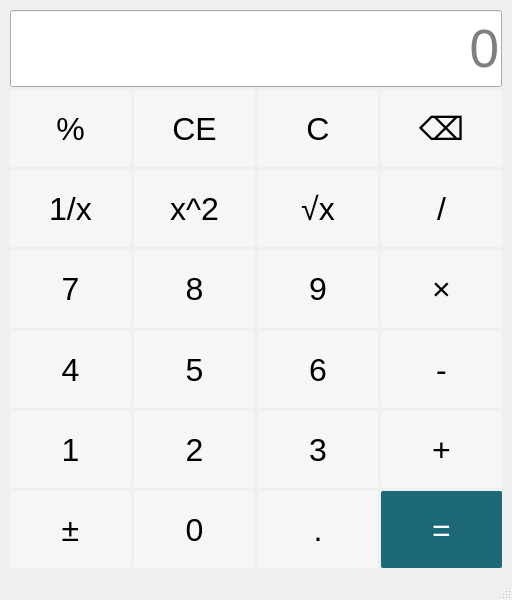
<?xml version="1.0" encoding="UTF-8"?>
<ui version="4.0">
 <class>MainWindow</class>
 <widget class="QMainWindow" name="MainWindow">
  <property name="geometry">
   <rect>
    <x>0</x>
    <y>0</y>
    <width>512</width>
    <height>600</height>
   </rect>
  </property>
  <property name="windowTitle">
   <string>计算器-张耿亮-2023414290336</string>
  </property>
  <property name="styleSheet">
   <string notr="true">QPushButton{
	background-color:rgb(246, 246, 246);
	font-size:24pt;
	color:black;
	border-radius:2px;	
}

QPushButton::hover{
	background-color:rgb(222, 255, 222);
}

QPushButton::pressed{
	background-color:rgb(191, 255, 191);
}

QLineEdit{
	font-size:40pt;
	color:black;
}</string>
  </property>
  <widget class="QWidget" name="centralwidget">
   <layout class="QVBoxLayout" name="verticalLayout">
    <item>
     <layout class="QGridLayout" name="gridLayout_2">
      <property name="leftMargin">
       <number>1</number>
      </property>
      <property name="topMargin">
       <number>1</number>
      </property>
      <property name="rightMargin">
       <number>1</number>
      </property>
      <property name="bottomMargin">
       <number>1</number>
      </property>
      <property name="spacing">
       <number>3</number>
      </property>
      <item row="2" column="3">
       <widget class="QPushButton" name="btnDivide">
        <property name="sizePolicy">
         <sizepolicy hsizetype="Minimum" vsizetype="Preferred">
          <horstretch>0</horstretch>
          <verstretch>0</verstretch>
         </sizepolicy>
        </property>
        <property name="text">
         <string>/</string>
        </property>
       </widget>
      </item>
      <item row="1" column="2">
       <widget class="QPushButton" name="btnClear">
        <property name="sizePolicy">
         <sizepolicy hsizetype="Minimum" vsizetype="Preferred">
          <horstretch>0</horstretch>
          <verstretch>0</verstretch>
         </sizepolicy>
        </property>
        <property name="text">
         <string>C</string>
        </property>
       </widget>
      </item>
      <item row="4" column="3">
       <widget class="QPushButton" name="btnMinus">
        <property name="sizePolicy">
         <sizepolicy hsizetype="Minimum" vsizetype="Preferred">
          <horstretch>0</horstretch>
          <verstretch>0</verstretch>
         </sizepolicy>
        </property>
        <property name="text">
         <string>-</string>
        </property>
       </widget>
      </item>
      <item row="3" column="2">
       <widget class="QPushButton" name="btnNum9">
        <property name="sizePolicy">
         <sizepolicy hsizetype="Minimum" vsizetype="Preferred">
          <horstretch>0</horstretch>
          <verstretch>0</verstretch>
         </sizepolicy>
        </property>
        <property name="text">
         <string>9</string>
        </property>
       </widget>
      </item>
      <item row="6" column="3">
       <widget class="QPushButton" name="btnEqual">
        <property name="sizePolicy">
         <sizepolicy hsizetype="Minimum" vsizetype="Preferred">
          <horstretch>0</horstretch>
          <verstretch>0</verstretch>
         </sizepolicy>
        </property>
        <property name="styleSheet">
         <string notr="true">QPushButton{
	background-color:rgb(29, 105, 120);
	color:white;
}

QPushButton::hover{
	background-color:rgb(51, 119, 133);
}

QPushButton::pressed{
	background-color:rgb(72, 133, 145);
}</string>
        </property>
        <property name="text">
         <string>=</string>
        </property>
       </widget>
      </item>
      <item row="5" column="2">
       <widget class="QPushButton" name="btnNum3">
        <property name="sizePolicy">
         <sizepolicy hsizetype="Minimum" vsizetype="Preferred">
          <horstretch>0</horstretch>
          <verstretch>0</verstretch>
         </sizepolicy>
        </property>
        <property name="text">
         <string>3</string>
        </property>
       </widget>
      </item>
      <item row="3" column="1">
       <widget class="QPushButton" name="btnNum8">
        <property name="sizePolicy">
         <sizepolicy hsizetype="Minimum" vsizetype="Preferred">
          <horstretch>0</horstretch>
          <verstretch>0</verstretch>
         </sizepolicy>
        </property>
        <property name="text">
         <string>8</string>
        </property>
       </widget>
      </item>
      <item row="4" column="2">
       <widget class="QPushButton" name="btnNum6">
        <property name="sizePolicy">
         <sizepolicy hsizetype="Minimum" vsizetype="Preferred">
          <horstretch>0</horstretch>
          <verstretch>0</verstretch>
         </sizepolicy>
        </property>
        <property name="text">
         <string>6</string>
        </property>
       </widget>
      </item>
      <item row="6" column="1">
       <widget class="QPushButton" name="btnNum0">
        <property name="sizePolicy">
         <sizepolicy hsizetype="Minimum" vsizetype="Preferred">
          <horstretch>0</horstretch>
          <verstretch>0</verstretch>
         </sizepolicy>
        </property>
        <property name="text">
         <string>0</string>
        </property>
       </widget>
      </item>
      <item row="3" column="3">
       <widget class="QPushButton" name="btnMultiply">
        <property name="sizePolicy">
         <sizepolicy hsizetype="Minimum" vsizetype="Preferred">
          <horstretch>0</horstretch>
          <verstretch>0</verstretch>
         </sizepolicy>
        </property>
        <property name="text">
         <string>×</string>
        </property>
       </widget>
      </item>
      <item row="2" column="0">
       <widget class="QPushButton" name="btnInverse">
        <property name="sizePolicy">
         <sizepolicy hsizetype="Minimum" vsizetype="Preferred">
          <horstretch>0</horstretch>
          <verstretch>0</verstretch>
         </sizepolicy>
        </property>
        <property name="text">
         <string>1/x</string>
        </property>
       </widget>
      </item>
      <item row="5" column="1">
       <widget class="QPushButton" name="btnNum2">
        <property name="sizePolicy">
         <sizepolicy hsizetype="Minimum" vsizetype="Preferred">
          <horstretch>0</horstretch>
          <verstretch>0</verstretch>
         </sizepolicy>
        </property>
        <property name="text">
         <string>2</string>
        </property>
       </widget>
      </item>
      <item row="2" column="2">
       <widget class="QPushButton" name="btnSquareRoot">
        <property name="sizePolicy">
         <sizepolicy hsizetype="Minimum" vsizetype="Preferred">
          <horstretch>0</horstretch>
          <verstretch>0</verstretch>
         </sizepolicy>
        </property>
        <property name="text">
         <string>√x</string>
        </property>
       </widget>
      </item>
      <item row="6" column="0">
       <widget class="QPushButton" name="btnSign">
        <property name="sizePolicy">
         <sizepolicy hsizetype="Minimum" vsizetype="Preferred">
          <horstretch>0</horstretch>
          <verstretch>0</verstretch>
         </sizepolicy>
        </property>
        <property name="text">
         <string>±</string>
        </property>
       </widget>
      </item>
      <item row="1" column="3">
       <widget class="QPushButton" name="btnDelete">
        <property name="sizePolicy">
         <sizepolicy hsizetype="Minimum" vsizetype="Preferred">
          <horstretch>0</horstretch>
          <verstretch>0</verstretch>
         </sizepolicy>
        </property>
        <property name="text">
         <string>⌫</string>
        </property>
       </widget>
      </item>
      <item row="1" column="1">
       <widget class="QPushButton" name="btnCLearAll">
        <property name="sizePolicy">
         <sizepolicy hsizetype="Minimum" vsizetype="Preferred">
          <horstretch>0</horstretch>
          <verstretch>0</verstretch>
         </sizepolicy>
        </property>
        <property name="text">
         <string>CE</string>
        </property>
       </widget>
      </item>
      <item row="4" column="0">
       <widget class="QPushButton" name="btnNum4">
        <property name="sizePolicy">
         <sizepolicy hsizetype="Minimum" vsizetype="Preferred">
          <horstretch>0</horstretch>
          <verstretch>0</verstretch>
         </sizepolicy>
        </property>
        <property name="text">
         <string>4</string>
        </property>
       </widget>
      </item>
      <item row="1" column="0">
       <widget class="QPushButton" name="btnPercent">
        <property name="sizePolicy">
         <sizepolicy hsizetype="Minimum" vsizetype="Preferred">
          <horstretch>0</horstretch>
          <verstretch>0</verstretch>
         </sizepolicy>
        </property>
        <property name="text">
         <string>%</string>
        </property>
       </widget>
      </item>
      <item row="5" column="0">
       <widget class="QPushButton" name="btnNum1">
        <property name="sizePolicy">
         <sizepolicy hsizetype="Minimum" vsizetype="Preferred">
          <horstretch>0</horstretch>
          <verstretch>0</verstretch>
         </sizepolicy>
        </property>
        <property name="text">
         <string>1</string>
        </property>
       </widget>
      </item>
      <item row="3" column="0">
       <widget class="QPushButton" name="btnNum7">
        <property name="sizePolicy">
         <sizepolicy hsizetype="Minimum" vsizetype="Preferred">
          <horstretch>0</horstretch>
          <verstretch>0</verstretch>
         </sizepolicy>
        </property>
        <property name="styleSheet">
         <string notr="true"/>
        </property>
        <property name="text">
         <string>7</string>
        </property>
       </widget>
      </item>
      <item row="4" column="1">
       <widget class="QPushButton" name="btnNum5">
        <property name="sizePolicy">
         <sizepolicy hsizetype="Minimum" vsizetype="Preferred">
          <horstretch>0</horstretch>
          <verstretch>0</verstretch>
         </sizepolicy>
        </property>
        <property name="text">
         <string>5</string>
        </property>
       </widget>
      </item>
      <item row="6" column="2">
       <widget class="QPushButton" name="btnPeriod">
        <property name="sizePolicy">
         <sizepolicy hsizetype="Minimum" vsizetype="Preferred">
          <horstretch>0</horstretch>
          <verstretch>0</verstretch>
         </sizepolicy>
        </property>
        <property name="text">
         <string>.</string>
        </property>
       </widget>
      </item>
      <item row="2" column="1">
       <widget class="QPushButton" name="btnSquare">
        <property name="sizePolicy">
         <sizepolicy hsizetype="Minimum" vsizetype="Preferred">
          <horstretch>0</horstretch>
          <verstretch>0</verstretch>
         </sizepolicy>
        </property>
        <property name="text">
         <string>x^2</string>
        </property>
       </widget>
      </item>
      <item row="5" column="3">
       <widget class="QPushButton" name="btnAdd">
        <property name="sizePolicy">
         <sizepolicy hsizetype="Minimum" vsizetype="Preferred">
          <horstretch>0</horstretch>
          <verstretch>0</verstretch>
         </sizepolicy>
        </property>
        <property name="text">
         <string>+</string>
        </property>
       </widget>
      </item>
      <item row="0" column="0" colspan="4">
       <widget class="QLineEdit" name="display">
        <property name="sizePolicy">
         <sizepolicy hsizetype="Expanding" vsizetype="Preferred">
          <horstretch>0</horstretch>
          <verstretch>0</verstretch>
         </sizepolicy>
        </property>
        <property name="alignment">
         <set>Qt::AlignRight|Qt::AlignTrailing|Qt::AlignVCenter</set>
        </property>
        <property name="placeholderText">
         <string>0</string>
        </property>
       </widget>
      </item>
     </layout>
    </item>
   </layout>
  </widget>
  <widget class="QMenuBar" name="menubar">
   <property name="geometry">
    <rect>
     <x>0</x>
     <y>0</y>
     <width>512</width>
     <height>26</height>
    </rect>
   </property>
  </widget>
  <widget class="QStatusBar" name="statusbar"/>
 </widget>
 <resources/>
 <connections/>
</ui>
